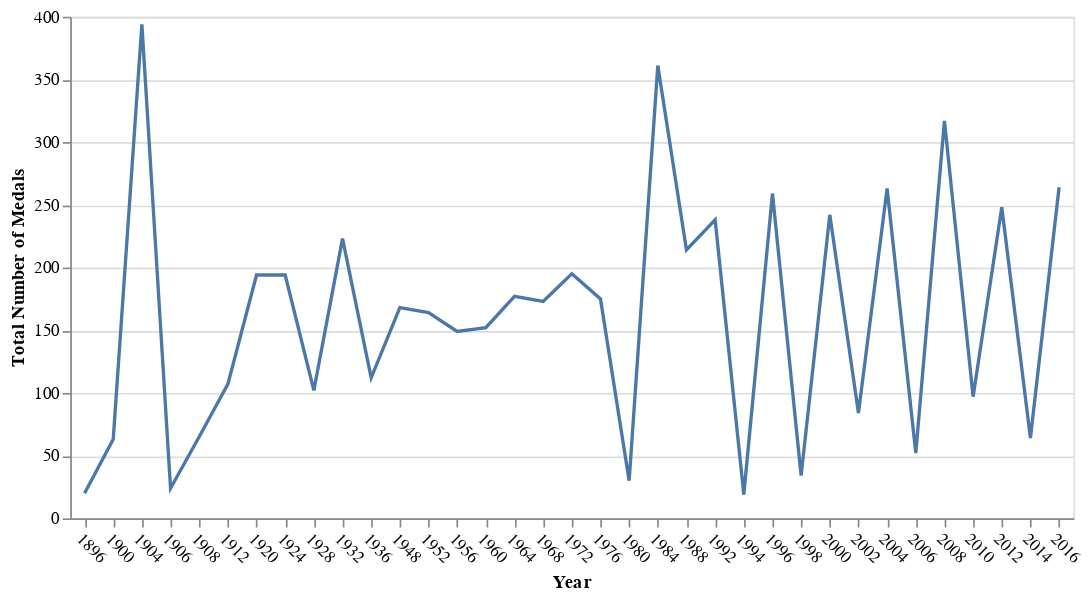

Here is the notebook cell this chart was saved with:
### Code cell
data = total_medals_by_year.rename(columns={'Year': 'a', 'Medal': 'b'})
chart = alt.Chart(data).mark_line().encode(
    x=alt.X('a:O', title='Year'),
    y=alt.Y('b:Q', title='Total Number of Medals')
).properties(
    width=600,
    height=300
).configure_axisX(labelAngle=45)
chart

### Figure 1 — Vega-Lite specification as saved in the notebook (floating-point values rounded to 4 significant figures)
{"config": {"view": {"continuousWidth": 400, "continuousHeight": 300}, "axisX": {"labelAngle": 45}}, "data": {"name": "data-63d673fc68150e083f57269cee5814dc"}, "mark": "line", "encoding": {"x": {"field": "a", "title": "Year", "type": "ordinal"}, "y": {"field": "b", "title": "Total Number of Medals", "type": "quantitative"}}, "height": 300, "width": 600, "$schema": "https://vega.github.io/schema/vega-lite/v4.17.0.json", "datasets": {"data-63d673fc68150e083f57269cee5814dc": [{"a": 1896, "b": 20}, {"a": 1900, "b": 63}, {"a": 1904, "b": 394}, {"a": 1906, "b": 24}, {"a": 1908, "b": 65}, {"a": 1912, "b": 107}, {"a": 1920, "b": 194}, {"a": 1924, "b": 194}, {"a": 1928, "b": 102}, {"a": 1932, "b": 223}, {"a": 1936, "b": 112}, {"a": 1948, "b": 168}, {"a": 1952, "b": 164}, {"a": 1956, "b": 149}, {"a": 1960, "b": 152}, {"a": 1964, "b": 177}, {"a": 1968, "b": 173}, {"a": 1972, "b": 195}, {"a": 1976, "b": 175}, {"a": 1980, "b": 30}, {"a": 1984, "b": 361}, {"a": 1988, "b": 214}, {"a": 1992, "b": 238}, {"a": 1994, "b": 19}, {"a": 1996, "b": 259}, {"a": 1998, "b": 34}, {"a": 2000, "b": 242}, {"a": 2002, "b": 84}, {"a": 2004, "b": 263}, {"a": 2006, "b": 52}, {"a": 2008, "b": 317}, {"a": 2010, "b": 97}, {"a": 2012, "b": 248}, {"a": 2014, "b": 64}, {"a": 2016, "b": 264}]}}
